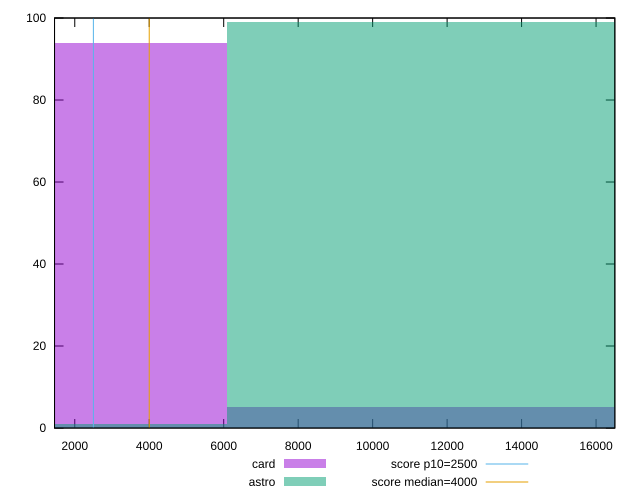

The gnuplot source for this figure:
reset

$card <<EOF
0 94
12171.086700159402 5
EOF

$astro <<EOF
12171.086700159402 99
0 1
EOF

set key outside below
set boxwidth 12171.086700159402
set xrange [1456.6919999999998:16503.9335]
set yrange [0:100]
set trange [0:100]
set style fill transparent solid 0.5 noborder

set parametric
set terminal svg size 640, 500 enhanced background rgb 'white'
set output "report/report_00029_2021-02-24T13-36-40.390Z/largest-contentful-paint/comparison/histogram/2_vs_3.svg"

plot $card title "card" with boxes, \
     $astro title "astro" with boxes, \
     2500,t title "score p10=2500", \
     4000,t title "score median=4000"

reset
